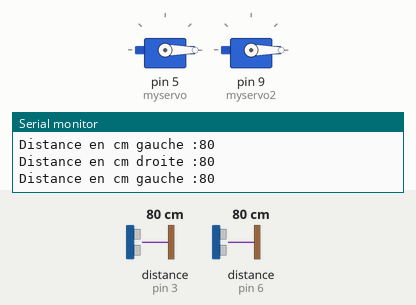
This sketch was run on a simulated Arduino Uno, built with avr-gcc and run on an emulated ATmega328P. On the bench: 2 × servo, the last lines printed to the serial monitor. Wiring (inferred from the names in the program): 2 × ultrasonic range finder: trigger pin 2, echo pin 3 / trigger pin 4, echo pin 6. The test bench sets the inputs (shaded band); at power-on: distance to the obstacle (sensors on pin 3, pin 6) 80 cm. The echo pulse lasts 58.3 µs per cm.

Above: at 1.2 s.
1.3 s: distance to the obstacle (sensor on pin 3) set to 35 cm
4.3 s: distance to the obstacle (sensor on pin 6) set to 4 cm
7.3 s: distance to the obstacle (sensor on pin 3) set to 2 cm
At 8.0 s:
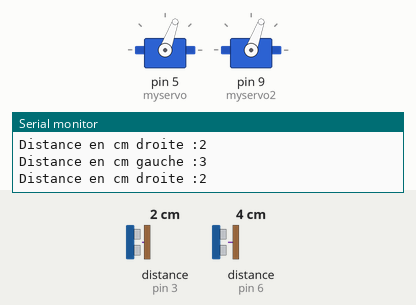
8.8 s: distance to the obstacle (sensor on pin 3) set to 9 cm
At 10.0 s:
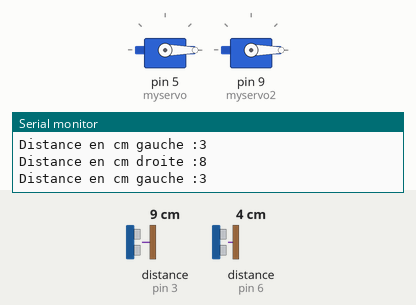
10.3 s: distance to the obstacle (sensor on pin 3) set to 4 cm
At 11.3 s:
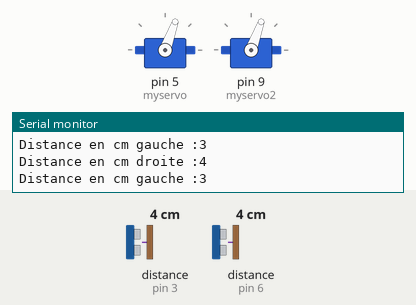
11.8 s: distance to the obstacle (sensor on pin 6) set to 7 cm
At 12.4 s:
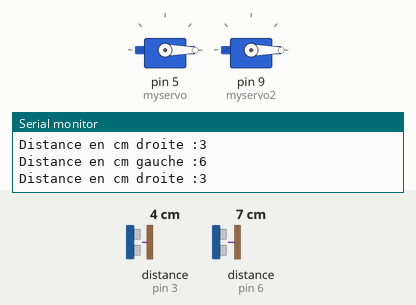
Timing chart, 0 to 14.3 s (numbered marks = the images above; inputs shaded):
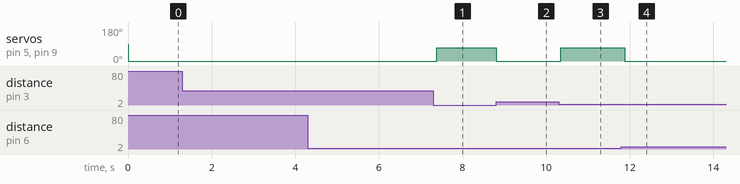

Measured:
- the behaviour switches between 5 and 6 cm on distance to the obstacle (sensor on pin 6) (found by bisection; images 3 and 4)
- after the input at 7.3 s, servo on pin 5 (myservo), servo on pin 9 (myservo2): 0° → 70° after 0.08 s
- after the input at 8.8 s, servo on pin 5 (myservo), servo on pin 9 (myservo2): 70° → 0° at once
- after the input at 10.3 s, servo on pin 5 (myservo), servo on pin 9 (myservo2): 0° → 70° after 0.05 s
- after the input at 11.8 s, servo on pin 5 (myservo), servo on pin 9 (myservo2): 70° → 0° after 0.08 s

The sketch:

V2.ino
```cpp
#include <Servo.h>
Servo myservo;
int pos = 0;
Servo myservo2;
int pos2 = 0;

int trigD = 2;
int echoD= 3;
//pin du capteur ultrason de droite
long lecture_echoD;
long cmD;

int trigG = 4;
int echoG = 6;
//pin du capteur ultrason de gauche
long lecture_echoG;
long cmG;

void setup() {

  myservo.attach(5);
  myservo2.attach(9);

  Serial.begin(9600);

  pinMode(trigD, OUTPUT);   // Droite
  digitalWrite(trigD, LOW);
  pinMode(echoD, INPUT);

  pinMode(trigG, OUTPUT);   // Gauche
  digitalWrite(trigG, LOW);
  pinMode(echoG, INPUT);

}

void loop() {

  digitalWrite(trigD, HIGH);            // Droite
  delayMicroseconds(10);
  digitalWrite(trigD, LOW);
  lecture_echoD = pulseIn(echoD,HIGH);
  cmD = lecture_echoD /58;
  Serial.print("Distance en cm droite :");
  Serial.println(cmD);

  digitalWrite(trigG, HIGH);            // Gauche
  delayMicroseconds(10);
  digitalWrite(trigG, LOW);
  lecture_echoG = pulseIn(echoG,HIGH);
  cmG = lecture_echoG /58;
  Serial.print("Distance en cm gauche :");
  Serial.println(cmG);

  myservo.write(0);
  myservo2.write(0);
  if ( cmD < 5 && cmG < 5 ){action1();}
  delay(100);

}

void action1() {

  myservo.write(70);
  myservo2.write(70);

}
```
